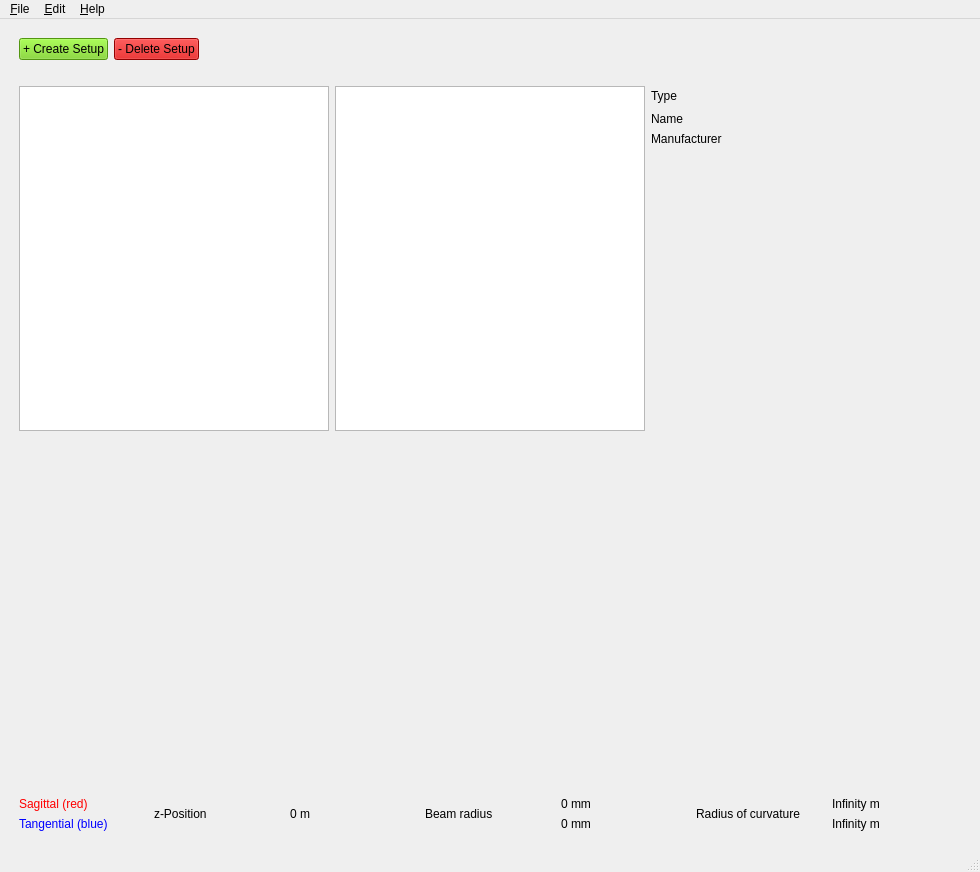
<?xml version="1.0" encoding="UTF-8"?>
<ui version="4.0">
 <class>MainWindow</class>
 <widget class="QMainWindow" name="MainWindow">
  <property name="geometry">
   <rect>
    <x>0</x>
    <y>0</y>
    <width>980</width>
    <height>872</height>
   </rect>
  </property>
  <property name="font">
   <font>
    <strikeout>false</strikeout>
    <stylestrategy>PreferAntialias</stylestrategy>
   </font>
  </property>
  <property name="windowTitle">
   <string>GrayCAD 2 powered by LQO</string>
  </property>
  <property name="windowIcon">
   <iconset>
    <normaloff>../../../../.designer/backup/logo.png</normaloff>../../../../.designer/backup/logo.png</iconset>
  </property>
  <property name="styleSheet">
   <string notr="true"/>
  </property>
  <property name="tabShape">
   <enum>QTabWidget::Triangular</enum>
  </property>
  <widget class="QWidget" name="centralwidget">
   <layout class="QGridLayout" name="gridLayout" rowstretch="0,0,0,0,0,0,0,0">
    <item row="1" column="1">
     <layout class="QGridLayout" name="gridLayout_2" rowstretch="0">
      <property name="sizeConstraint">
       <enum>QLayout::SetDefaultConstraint</enum>
      </property>
      <item row="0" column="1">
       <widget class="QPushButton" name="pushButton_create_setup">
        <property name="styleSheet">
         <string notr="true">background-color: rgb(115, 210, 22);</string>
        </property>
        <property name="text">
         <string>+ Create Setup</string>
        </property>
       </widget>
      </item>
      <item row="0" column="3">
       <spacer name="horizontalSpacer">
        <property name="orientation">
         <enum>Qt::Horizontal</enum>
        </property>
        <property name="sizeHint" stdset="0">
         <size>
          <width>40</width>
          <height>20</height>
         </size>
        </property>
       </spacer>
      </item>
      <item row="0" column="2">
       <widget class="QPushButton" name="pushButton_delete_setup">
        <property name="styleSheet">
         <string notr="true">background-color: rgb(204, 0, 0);</string>
        </property>
        <property name="text">
         <string>- Delete Setup</string>
        </property>
       </widget>
      </item>
     </layout>
    </item>
    <item row="0" column="1">
     <spacer name="verticalSpacer">
      <property name="orientation">
       <enum>Qt::Vertical</enum>
      </property>
      <property name="sizeType">
       <enum>QSizePolicy::Fixed</enum>
      </property>
      <property name="sizeHint" stdset="0">
       <size>
        <width>20</width>
        <height>10</height>
       </size>
      </property>
     </spacer>
    </item>
    <item row="7" column="1">
     <spacer name="verticalSpacer_2">
      <property name="orientation">
       <enum>Qt::Vertical</enum>
      </property>
      <property name="sizeType">
       <enum>QSizePolicy::Fixed</enum>
      </property>
      <property name="sizeHint" stdset="0">
       <size>
        <width>20</width>
        <height>10</height>
       </size>
      </property>
     </spacer>
    </item>
    <item row="5" column="1">
     <widget class="PlotWidget" name="plotWidget" native="true">
      <property name="sizePolicy">
       <sizepolicy hsizetype="Expanding" vsizetype="Expanding">
        <horstretch>0</horstretch>
        <verstretch>0</verstretch>
       </sizepolicy>
      </property>
      <property name="minimumSize">
       <size>
        <width>0</width>
        <height>0</height>
       </size>
      </property>
      <property name="mouseTracking">
       <bool>true</bool>
      </property>
     </widget>
    </item>
    <item row="6" column="1">
     <layout class="QHBoxLayout" name="horizontalLayout">
      <item>
       <layout class="QVBoxLayout" name="verticalLayout">
        <item>
         <widget class="QLabel" name="label">
          <property name="styleSheet">
           <string notr="true">color: red;</string>
          </property>
          <property name="text">
           <string>Sagittal (red)</string>
          </property>
         </widget>
        </item>
        <item>
         <widget class="QLabel" name="label_2">
          <property name="styleSheet">
           <string notr="true">color: blue;</string>
          </property>
          <property name="text">
           <string>Tangential (blue)</string>
          </property>
         </widget>
        </item>
       </layout>
      </item>
      <item>
       <widget class="QLabel" name="label_3">
        <property name="text">
         <string>z-Position</string>
        </property>
       </widget>
      </item>
      <item>
       <widget class="QLabel" name="label_z_position">
        <property name="text">
         <string>0 m</string>
        </property>
       </widget>
      </item>
      <item>
       <widget class="QLabel" name="label_4">
        <property name="text">
         <string>Beam radius</string>
        </property>
       </widget>
      </item>
      <item>
       <layout class="QVBoxLayout" name="verticalLayout_2">
        <item>
         <widget class="QLabel" name="label_w_sag">
          <property name="text">
           <string>0 mm</string>
          </property>
         </widget>
        </item>
        <item>
         <widget class="QLabel" name="label_w_tan">
          <property name="text">
           <string>0 mm</string>
          </property>
         </widget>
        </item>
       </layout>
      </item>
      <item>
       <widget class="QLabel" name="label_7">
        <property name="text">
         <string>Radius of curvature</string>
        </property>
       </widget>
      </item>
      <item>
       <layout class="QVBoxLayout" name="verticalLayout_3">
        <item>
         <widget class="QLabel" name="label_roc_sag">
          <property name="text">
           <string>Infinity m</string>
          </property>
         </widget>
        </item>
        <item>
         <widget class="QLabel" name="label_roc_tan">
          <property name="text">
           <string>Infinity m</string>
          </property>
         </widget>
        </item>
       </layout>
      </item>
     </layout>
    </item>
    <item row="2" column="0">
     <spacer name="horizontalSpacer_2">
      <property name="orientation">
       <enum>Qt::Horizontal</enum>
      </property>
      <property name="sizeType">
       <enum>QSizePolicy::Fixed</enum>
      </property>
      <property name="sizeHint" stdset="0">
       <size>
        <width>10</width>
        <height>20</height>
       </size>
      </property>
     </spacer>
    </item>
    <item row="3" column="1">
     <layout class="QHBoxLayout" name="horizontalLayout_2">
      <property name="sizeConstraint">
       <enum>QLayout::SetDefaultConstraint</enum>
      </property>
      <item>
       <widget class="QTreeWidget" name="componentTree">
        <property name="dragEnabled">
         <bool>true</bool>
        </property>
        <property name="dragDropMode">
         <enum>QAbstractItemView::DragOnly</enum>
        </property>
        <property name="sortingEnabled">
         <bool>false</bool>
        </property>
        <property name="headerHidden">
         <bool>true</bool>
        </property>
       </widget>
      </item>
      <item>
       <widget class="QTreeWidget" name="setupTree">
        <property name="acceptDrops">
         <bool>true</bool>
        </property>
        <property name="dragDropMode">
         <enum>QAbstractItemView::InternalMove</enum>
        </property>
        <attribute name="headerVisible">
         <bool>false</bool>
        </attribute>
        <column>
         <property name="text">
          <string notr="true">1</string>
         </property>
        </column>
       </widget>
      </item>
      <item>
       <layout class="QGridLayout" name="gridLayout_3">
        <item row="2" column="0">
         <widget class="QLabel" name="labelManufacturer">
          <property name="text">
           <string>Manufacturer</string>
          </property>
         </widget>
        </item>
        <item row="1" column="0">
         <widget class="QLabel" name="labelName">
          <property name="text">
           <string>Name</string>
          </property>
         </widget>
        </item>
        <item row="0" column="0">
         <widget class="QLabel" name="labelType">
          <property name="text">
           <string>Type</string>
          </property>
         </widget>
        </item>
        <item row="0" column="1">
         <spacer name="horizontalSpacer_4">
          <property name="orientation">
           <enum>Qt::Horizontal</enum>
          </property>
          <property name="sizeHint" stdset="0">
           <size>
            <width>40</width>
            <height>20</height>
           </size>
          </property>
         </spacer>
        </item>
        <item row="3" column="0" colspan="2">
         <widget class="QWidget" name="propertyWidget" native="true">
          <property name="sizePolicy">
           <sizepolicy hsizetype="Expanding" vsizetype="Expanding">
            <horstretch>0</horstretch>
            <verstretch>0</verstretch>
           </sizepolicy>
          </property>
          <widget class="QWidget" name="gridLayoutWidget">
           <property name="geometry">
            <rect>
             <x>0</x>
             <y>0</y>
             <width>301</width>
             <height>251</height>
            </rect>
           </property>
           <layout class="QGridLayout" name="propertyLayout">
            <item row="0" column="0">
             <spacer name="verticalSpacer_4">
              <property name="orientation">
               <enum>Qt::Vertical</enum>
              </property>
              <property name="sizeHint" stdset="0">
               <size>
                <width>20</width>
                <height>40</height>
               </size>
              </property>
             </spacer>
            </item>
           </layout>
          </widget>
         </widget>
        </item>
       </layout>
      </item>
     </layout>
    </item>
    <item row="2" column="2">
     <spacer name="horizontalSpacer_3">
      <property name="orientation">
       <enum>Qt::Horizontal</enum>
      </property>
      <property name="sizeType">
       <enum>QSizePolicy::Fixed</enum>
      </property>
      <property name="sizeHint" stdset="0">
       <size>
        <width>10</width>
        <height>20</height>
       </size>
      </property>
     </spacer>
    </item>
    <item row="4" column="1">
     <spacer name="verticalSpacer_3">
      <property name="orientation">
       <enum>Qt::Vertical</enum>
      </property>
      <property name="sizeType">
       <enum>QSizePolicy::Fixed</enum>
      </property>
      <property name="sizeHint" stdset="0">
       <size>
        <width>20</width>
        <height>10</height>
       </size>
      </property>
     </spacer>
    </item>
   </layout>
  </widget>
  <widget class="QMenuBar" name="menubar">
   <property name="geometry">
    <rect>
     <x>0</x>
     <y>0</y>
     <width>980</width>
     <height>22</height>
    </rect>
   </property>
   <property name="tabletTracking">
    <bool>true</bool>
   </property>
   <widget class="QMenu" name="menu_File">
    <property name="title">
     <string>&amp;File</string>
    </property>
    <addaction name="action_Open"/>
    <addaction name="action_Save"/>
    <addaction name="action_Save_as"/>
    <addaction name="separator"/>
    <addaction name="action_Exit"/>
   </widget>
   <widget class="QMenu" name="menu_Edit">
    <property name="title">
     <string>&amp;Edit</string>
    </property>
    <addaction name="action_Library"/>
    <addaction name="separator"/>
    <addaction name="action_Modematcher"/>
    <addaction name="action_Cavity_Designer"/>
   </widget>
   <widget class="QMenu" name="menu_Help">
    <property name="title">
     <string>&amp;Help</string>
    </property>
    <addaction name="action_Tips_and_tricks"/>
    <addaction name="separator"/>
    <addaction name="action_About"/>
   </widget>
   <addaction name="menu_File"/>
   <addaction name="menu_Edit"/>
   <addaction name="menu_Help"/>
  </widget>
  <widget class="QStatusBar" name="statusbar"/>
  <action name="action_Open">
   <property name="text">
    <string>&amp;Open Project</string>
   </property>
  </action>
  <action name="action_Save">
   <property name="text">
    <string>&amp;Save</string>
   </property>
  </action>
  <action name="action_Exit">
   <property name="text">
    <string>&amp;Exit</string>
   </property>
  </action>
  <action name="action_Save_as">
   <property name="text">
    <string>Save as ...</string>
   </property>
  </action>
  <action name="action_Library">
   <property name="text">
    <string>&amp;Library</string>
   </property>
  </action>
  <action name="action_About">
   <property name="text">
    <string>&amp;About</string>
   </property>
  </action>
  <action name="action_Modematcher">
   <property name="text">
    <string>&amp;Modematcher</string>
   </property>
  </action>
  <action name="action_Cavity_Designer">
   <property name="text">
    <string>&amp;Cavity Designer</string>
   </property>
  </action>
  <action name="action_Tips_and_tricks">
   <property name="text">
    <string>&amp;Tips and Tricks</string>
   </property>
  </action>
 </widget>
 <customwidgets>
  <customwidget>
   <class>PlotWidget</class>
   <extends>QWidget</extends>
   <header location="global">pyqtgraph</header>
   <container>1</container>
  </customwidget>
 </customwidgets>
 <resources/>
 <connections/>
</ui>
